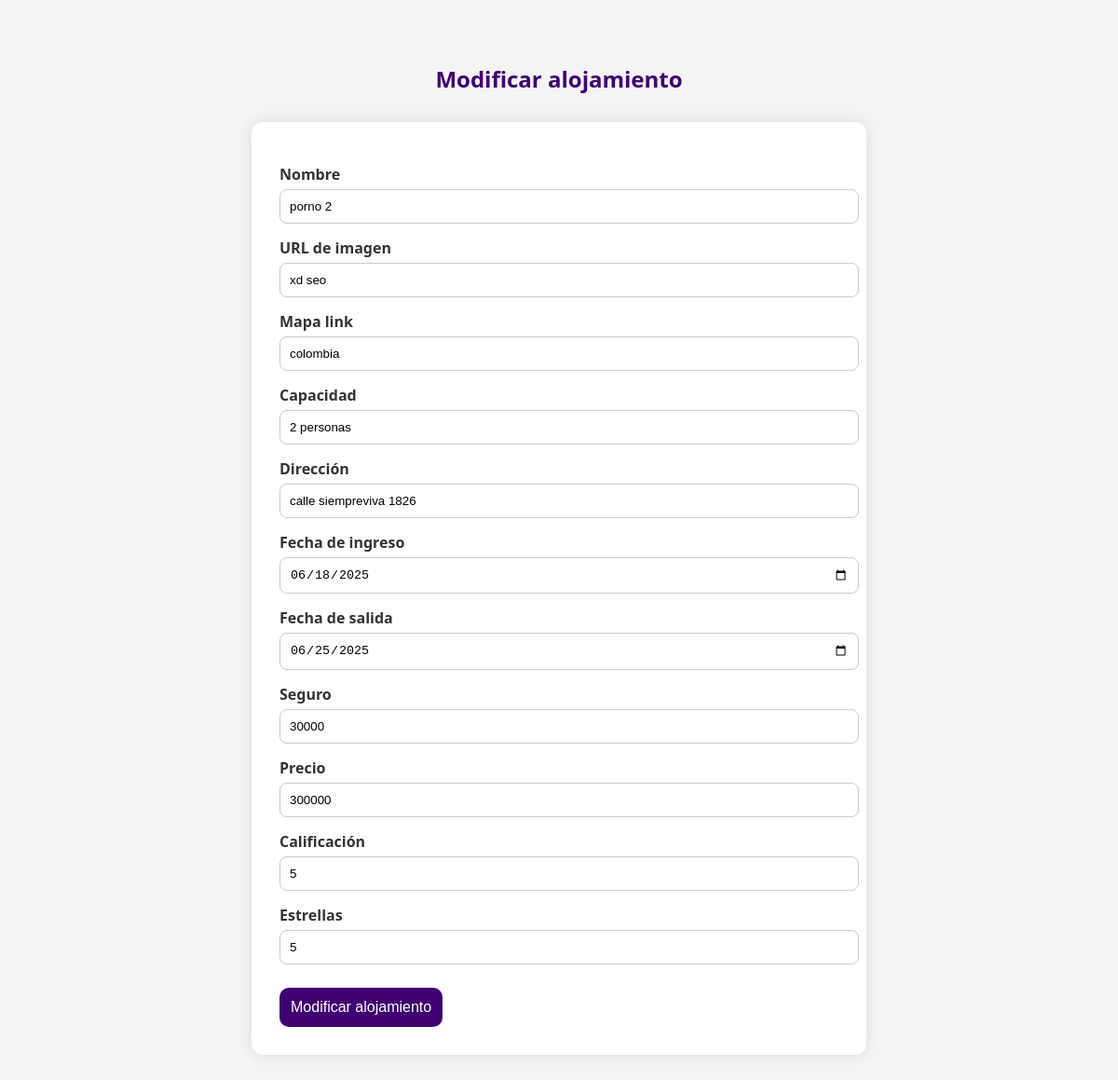
The app's page /modificacion_alojamiento.php?id_alojamiento=17 (signed in) with its own data.
### tables this page shows
CREATE TABLE `alojamiento` (
  `id` int(10) NOT NULL,
  `nombre` varchar(30) NOT NULL,
  `imagen` varchar(255) DEFAULT NULL,
  `direccion` varchar(50) DEFAULT NULL,
  `fecha_ingreso` date DEFAULT NULL,
  `fecha_salida` date DEFAULT NULL,
  `capacidad` enum('individual','2 personas','4 personas') DEFAULT NULL,
  `seguro` int(10) DEFAULT NULL,
  `precio` decimal(10,0) DEFAULT NULL,
  `duracion` varchar(30) NOT NULL,
  `calificacion` int(5) NOT NULL,
  `estrellas` int(5) NOT NULL,
  `mapalink` varchar(255) NOT NULL
);

### modificacion_alojamiento.php (the view, shortened to what this page needs)
<?php
include 'conexion.php';
$id_alojamiento = intval($_GET['id_alojamiento']);
$resultado = mysqli_query($conexion, "SELECT * FROM alojamiento WHERE id = $id_alojamiento");
$alojamiento = mysqli_fetch_assoc($resultado);
?>
<!DOCTYPE html>
<html lang="es">
<head>
</head>
<body>
<h2 style="text-align:center; color:#3f0071;">Modificar alojamiento</h2>
<form method="POST">
    <label>Nombre</label>
    <input type="text" name="nombre" value="<?php echo $alojamiento['nombre']; ?>" required>
    <label>URL de imagen</label>
    <input type="text" name="imagen" value="<?php echo $alojamiento['imagen']; ?>" required>
    <label>Mapa link</label>
    <input type="text" name="mapalink" value="<?php echo $alojamiento['mapalink']; ?>" required>
    <label>Capacidad</label>
    <input type="text" name="capacidad" value="<?php echo $alojamiento['capacidad']; ?>" required>
    <label>Dirección</label>
    <input type="text" name="direccion" value="<?php echo $alojamiento['direccion']; ?>" required>
    <label>Fecha de ingreso</label>
    <input type="date" name="fecha_ingreso" value="<?php echo $alojamiento['fecha_ingreso']; ?>" required>
    <label>Fecha de salida</label>
    <input type="date" name="fecha_salida" value="<?php echo $alojamiento['fecha_salida']; ?>" required>
    <label>Seguro</label>
    <input type="text" name="seguro" value="<?php echo $alojamiento['seguro']; ?>" required>
    <label>Precio</label>
    <input type="text" name="precio" value="<?php echo $alojamiento['precio']; ?>" required>
    <label>Calificación</label>
    <input type="number" step="0.1" min="0" max="5" name="calificacion" value="<?php echo $alojamiento['calificacion']; ?>" required>
    <label>Estrellas</label>
    <input type="number" min="1" max="5" name="estrellas" value="<?php echo $alojamiento['estrellas']; ?>" required>
    <button type="submit">Modificar alojamiento</button>
</form>
</body>
</html>

### modificacion_alojamiento.php (style rules this page uses)
body { font-family: 'Segoe UI', sans-serif; background: #f4f4f4; padding: 40px; }
h2 { margin-bottom: 30px; }
form { background: white; max-width: 600px; margin: auto; padding: 30px; border-radius: 12px; box-shadow: 0 0 15px rgba(0,0,0,0.1); }
label { display: block; margin-top: 15px; font-weight: bold; color: #333; }
input { width: 100%; padding: 10px; border: 1px solid #ccc; border-radius: 8px; margin-top: 5px; }
button { margin-top: 25px; padding: 12px; background-color: #3f0071; color: white; font-size: 16px; border: none; border-radius: 10px; cursor: pointer; transition: 0.3s ease; }

### records on screen
alojamiento: nombre "porno 2", imagen "xd seo", mapalink "colombia", capacidad "2 personas", direccion "calle siempreviva 1826", fecha_ingreso "06/18/2025", fecha_salida "06/25/2025", seguro "30000", precio "300000", calificacion "5", estrellas "5"
